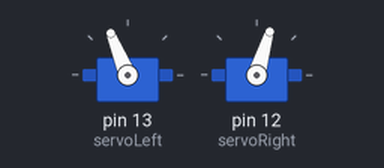
This sketch was run on a simulated Arduino Uno, built with avr-gcc and run on an emulated ATmega328P. Shown: 2 × servo.

Above: at 0.05 s.
At 13.95 s:
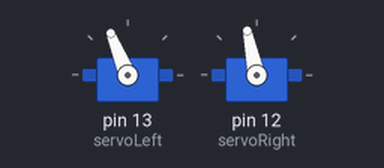
At 27.95 s:
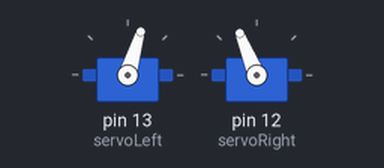
Timing chart, 0 to 36.4 s (numbered marks = the images above):
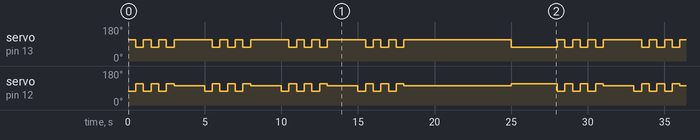

Measured:
- by itself, servo on pin 13 (servoLeft), servo on pin 12 (servoRight): moves between 73° and 112°, repeating every 28.0 s

The sketch:

RobotDance.ino
```cpp
#include <Servo.h>

Servo servoLeft;
Servo servoRight;

void setup()
{
  servoLeft.attach(13);
  servoRight.attach(12);

}

void loop() {

rotation_forwardbackward();
delay(5000);
v_move();
delay(500);

delay(2000);

}

void rotation_forwardbackward ()
 {

for  (int count = 0; count < 4; count++)
{

  servoLeft.writeMicroseconds(1700);
  servoRight.writeMicroseconds(1300);
  delay (500);

  servoLeft.writeMicroseconds(1300);
  servoRight.writeMicroseconds(1700);
  delay (500);

  servoLeft.write(0);
  servoRight.write(0);

  servoLeft.writeMicroseconds(1700);
  servoRight.writeMicroseconds(1300);
  delay (500);

  servoLeft.writeMicroseconds(1300);
  servoRight.writeMicroseconds(1700);
  delay (500);

  servoLeft.write(90);
  servoRight.write(90);

  servoLeft.writeMicroseconds(1700);
  servoRight.writeMicroseconds(1300);
  delay (500);

  servoLeft.writeMicroseconds(1300);
  servoRight.writeMicroseconds(1700);
  delay (500);

  servoLeft.writeMicroseconds(1700);
  servoRight.writeMicroseconds(1600);
  delay(2000);
}


 }

 void v_move ()

 {
  servoLeft.writeMicroseconds(1300);
  servoRight.writeMicroseconds(1700);
  delay (500);

  servoLeft.write(135);
  servoRight.write(135);

  servoLeft.writeMicroseconds(1300);
  servoRight.writeMicroseconds(1700);


 }
```
